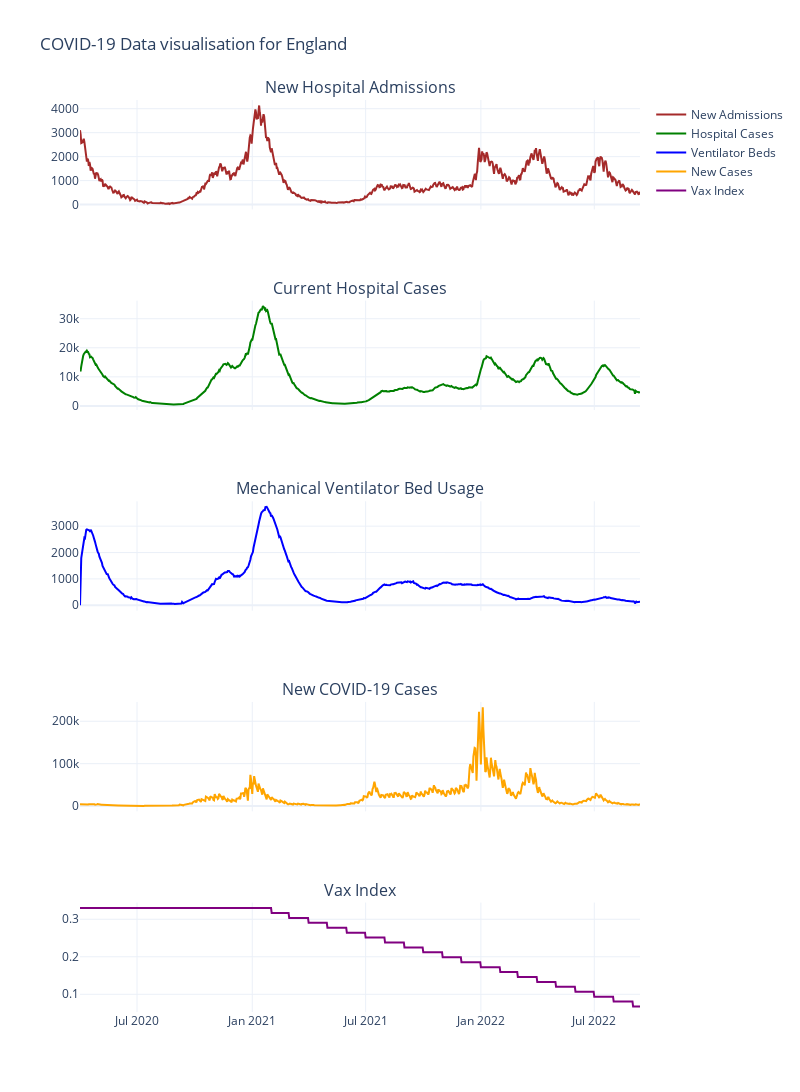

The code cell stored with this chart in its notebook:
### Code cell
# Create a subplot with 6 rows (removing Vax_index as it's not in our data)
fig = sp.make_subplots(rows=5, cols=1, 
                       shared_xaxes=True, 
                       subplot_titles=(
                                     'New Hospital Admissions', 
                                     'Current Hospital Cases',
                                     'Mechanical Ventilator Bed Usage',
                                     'New COVID-19 Cases',
                                     'Vax Index'))

# Plot for New Hospital Admissions
fig.add_trace(go.Scatter(x=data['date'], 
                        y=data['newAdmissions'], 
                        line=dict(color='brown', width=2), 
                        name='New Admissions'), row=1, col=1)

# Plot for Current Hospital Cases
fig.add_trace(go.Scatter(x=data['date'], 
                        y=data['hospitalCases'], 
                        line=dict(color='green', width=2), 
                        name='Hospital Cases'), row=2, col=1)

# Plot for Mechanical Ventilators
fig.add_trace(go.Scatter(x=data['date'], 
                        y=data['covidOccupiedMVBeds'], 
                        line=dict(color='blue', width=2), 
                        name='Ventilator Beds'), row=3, col=1)

# Plot for New Cases
fig.add_trace(go.Scatter(x=data['date'], 
                        y=data['new_confirmed'], 
                        line=dict(color='orange', width=2), 
                        name='New Cases'), row=4, col=1)

# Plot for Vax Index
fig.add_trace(go.Scatter(x=data['date'], 
                        y=data['Vax_index'], 
                        line=dict(color='purple', width=2), 
                        name='Vax Index'), row=5, col=1)


# Update the layout
fig.update_layout(height=1200, 
                 width=800, 
                 title_text="COVID-19 Data visualisation for England",
                 showlegend=True)

fig.show()

### Figure 1 — Plotly figure (JSON) as saved in the notebook; plotly's stock layout.template omitted (floating-point values rounded to 4 significant figures; data arrays with more than 128 entries replaced by an {"elided": "..."} marker saying what was removed)
{"data": [{"line": {"color": "brown", "width": 2}, "name": "New Admissions", "type": "scatter", "x": {"elided": "895 str values"}, "xaxis": "x", "y": {"elided": "895 int values"}, "yaxis": "y"}, {"line": {"color": "green", "width": 2}, "name": "Hospital Cases", "type": "scatter", "x": {"elided": "895 str values"}, "xaxis": "x2", "y": {"elided": "895 int values"}, "yaxis": "y2"}, {"line": {"color": "blue", "width": 2}, "name": "Ventilator Beds", "type": "scatter", "x": {"elided": "895 str values"}, "xaxis": "x3", "y": {"elided": "895 int values"}, "yaxis": "y3"}, {"line": {"color": "orange", "width": 2}, "name": "New Cases", "type": "scatter", "x": {"elided": "895 str values"}, "xaxis": "x4", "y": {"elided": "895 int values"}, "yaxis": "y4"}, {"line": {"color": "purple", "width": 2}, "name": "Vax Index", "type": "scatter", "x": {"elided": "895 str values"}, "xaxis": "x5", "y": {"elided": "895 float values"}, "yaxis": "y5"}], "layout": {"annotations": [{"font": {"size": 16}, "showarrow": false, "text": "New Hospital Admissions", "x": 0.5, "xanchor": "center", "xref": "paper", "y": 1, "yanchor": "bottom", "yref": "paper"}, {"font": {"size": 16}, "showarrow": false, "text": "Current Hospital Cases", "x": 0.5, "xanchor": "center", "xref": "paper", "y": 0.78, "yanchor": "bottom", "yref": "paper"}, {"font": {"size": 16}, "showarrow": false, "text": "Mechanical Ventilator Bed Usage", "x": 0.5, "xanchor": "center", "xref": "paper", "y": 0.56, "yanchor": "bottom", "yref": "paper"}, {"font": {"size": 16}, "showarrow": false, "text": "New COVID-19 Cases", "x": 0.5, "xanchor": "center", "xref": "paper", "y": 0.34, "yanchor": "bottom", "yref": "paper"}, {"font": {"size": 16}, "showarrow": false, "text": "Vax Index", "x": 0.5, "xanchor": "center", "xref": "paper", "y": 0.12, "yanchor": "bottom", "yref": "paper"}], "height": 1200, "showlegend": true, "title": {"text": "COVID-19 Data visualisation for England"}, "width": 800, "xaxis": {"anchor": "y", "domain": [0, 1], "matches": "x5", "showticklabels": false}, "xaxis2": {"anchor": "y2", "domain": [0, 1], "matches": "x5", "showticklabels": false}, "xaxis3": {"anchor": "y3", "domain": [0, 1], "matches": "x5", "showticklabels": false}, "xaxis4": {"anchor": "y4", "domain": [0, 1], "matches": "x5", "showticklabels": false}, "xaxis5": {"anchor": "y5", "domain": [0, 1]}, "yaxis": {"anchor": "x", "domain": [0.88, 1]}, "yaxis2": {"anchor": "x2", "domain": [0.66, 0.78]}, "yaxis3": {"anchor": "x3", "domain": [0.44, 0.56]}, "yaxis4": {"anchor": "x4", "domain": [0.22, 0.34]}, "yaxis5": {"anchor": "x5", "domain": [0, 0.12]}}}
